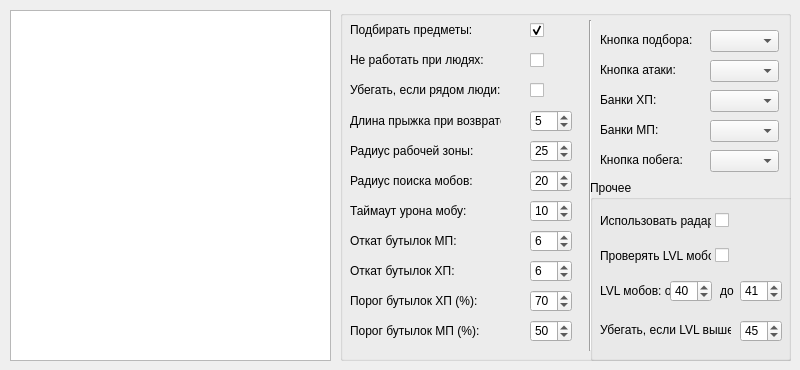
    <widget class="QWidget" name="skills">
     <attribute name="title">
      <string>Настройки</string>
     </attribute>
     <widget class="QTableWidget" name="tableWidget">
      <property name="geometry">
       <rect>
        <x>10</x>
        <y>10</y>
        <width>321</width>
        <height>351</height>
       </rect>
      </property>
     </widget>
     <widget class="QGroupBox" name="groupBox">
      <property name="geometry">
       <rect>
        <x>340</x>
        <y>10</y>
        <width>451</width>
        <height>351</height>
       </rect>
      </property>
      <property name="title">
       <string/>
      </property>
      <widget class="QSpinBox" name="HEALTH_POITION_TIMEOUT">
       <property name="geometry">
        <rect>
         <x>190</x>
         <y>250</y>
         <width>42</width>
         <height>22</height>
        </rect>
       </property>
       <property name="value">
        <number>6</number>
       </property>
      </widget>
      <widget class="QSpinBox" name="MAX_MOB_DISTANCE">
       <property name="geometry">
        <rect>
         <x>190</x>
         <y>160</y>
         <width>42</width>
         <height>22</height>
        </rect>
       </property>
       <property name="value">
        <number>20</number>
       </property>
      </widget>
      <widget class="QSpinBox" name="JUMP_OFFSET">
       <property name="geometry">
        <rect>
         <x>190</x>
         <y>100</y>
         <width>42</width>
         <height>22</height>
        </rect>
       </property>
       <property name="value">
        <number>5</number>
       </property>
      </widget>
      <widget class="QLabel" name="label_7">
       <property name="geometry">
        <rect>
         <x>10</x>
         <y>190</y>
         <width>151</width>
         <height>21</height>
        </rect>
       </property>
       <property name="text">
        <string>Таймаут урона мобу:</string>
       </property>
      </widget>
      <widget class="QLabel" name="label_9">
       <property name="geometry">
        <rect>
         <x>10</x>
         <y>250</y>
         <width>151</width>
         <height>21</height>
        </rect>
       </property>
       <property name="text">
        <string>Откат бутылок ХП:</string>
       </property>
      </widget>
      <widget class="QLabel" name="label_2">
       <property name="geometry">
        <rect>
         <x>10</x>
         <y>10</y>
         <width>151</width>
         <height>20</height>
        </rect>
       </property>
       <property name="text">
        <string>Подбирать предметы:</string>
       </property>
      </widget>
      <widget class="QCheckBox" name="NEED_LOOT">
       <property name="geometry">
        <rect>
         <x>190</x>
         <y>10</y>
         <width>16</width>
         <height>21</height>
        </rect>
       </property>
       <property name="text">
        <string/>
       </property>
       <property name="checked">
        <bool>true</bool>
       </property>
      </widget>
      <widget class="QSpinBox" name="MANA_POITION_TIMEOUT">
       <property name="geometry">
        <rect>
         <x>190</x>
         <y>220</y>
         <width>42</width>
         <height>22</height>
        </rect>
       </property>
       <property name="value">
        <number>6</number>
       </property>
      </widget>
      <widget class="QLabel" name="label_5">
       <property name="geometry">
        <rect>
         <x>10</x>
         <y>130</y>
         <width>151</width>
         <height>21</height>
        </rect>
       </property>
       <property name="text">
        <string>Радиус рабочей зоны:</string>
       </property>
      </widget>
      <widget class="QSpinBox" name="MOB_TIMEOUT">
       <property name="geometry">
        <rect>
         <x>190</x>
         <y>190</y>
         <width>42</width>
         <height>22</height>
        </rect>
       </property>
       <property name="value">
        <number>10</number>
       </property>
      </widget>
      <widget class="QLabel" name="label_6">
       <property name="geometry">
        <rect>
         <x>10</x>
         <y>160</y>
         <width>151</width>
         <height>21</height>
        </rect>
       </property>
       <property name="text">
        <string>Радиус поиска мобов:</string>
       </property>
      </widget>
      <widget class="QSpinBox" name="MAX_DISTANCE">
       <property name="geometry">
        <rect>
         <x>190</x>
         <y>130</y>
         <width>42</width>
         <height>22</height>
        </rect>
       </property>
       <property name="value">
        <number>25</number>
       </property>
      </widget>
      <widget class="QLabel" name="label_4">
       <property name="geometry">
        <rect>
         <x>10</x>
         <y>100</y>
         <width>151</width>
         <height>21</height>
        </rect>
       </property>
       <property name="text">
        <string>Длина прыжка при возврате:</string>
       </property>
      </widget>
      <widget class="QLabel" name="label_8">
       <property name="geometry">
        <rect>
         <x>10</x>
         <y>220</y>
         <width>151</width>
         <height>21</height>
        </rect>
       </property>
       <property name="text">
        <string>Откат бутылок МП:</string>
       </property>
      </widget>
      <widget class="QLabel" name="label_19">
       <property name="geometry">
        <rect>
         <x>10</x>
         <y>280</y>
         <width>151</width>
         <height>21</height>
        </rect>
       </property>
       <property name="text">
        <string>Порог бутылок ХП (%):</string>
       </property>
      </widget>
      <widget class="QSpinBox" name="HEALTH_POITION_PERCENT">
       <property name="geometry">
        <rect>
         <x>190</x>
         <y>280</y>
         <width>42</width>
         <height>22</height>
        </rect>
       </property>
       <property name="value">
        <number>70</number>
       </property>
      </widget>
      <widget class="QLabel" name="label_21">
       <property name="geometry">
        <rect>
         <x>10</x>
         <y>310</y>
         <width>151</width>
         <height>21</height>
        </rect>
       </property>
       <property name="text">
        <string>Порог бутылок МП (%):</string>
       </property>
      </widget>
      <widget class="QSpinBox" name="MANA_POITION_PERCENT">
       <property name="geometry">
        <rect>
         <x>190</x>
         <y>310</y>
         <width>42</width>
         <height>22</height>
        </rect>
       </property>
       <property name="value">
        <number>50</number>
       </property>
      </widget>
      <widget class="QLabel" name="label_25">
       <property name="geometry">
        <rect>
         <x>10</x>
         <y>40</y>
         <width>151</width>
         <height>20</height>
        </rect>
       </property>
       <property name="text">
        <string>Не работать при людях:</string>
       </property>
      </widget>
      <widget class="QCheckBox" name="NEAR_PLAYERS_WORK">
       <property name="geometry">
        <rect>
         <x>190</x>
         <y>40</y>
         <width>16</width>
         <height>21</height>
        </rect>
       </property>
       <property name="text">
        <string/>
       </property>
       <property name="checked">
        <bool>false</bool>
       </property>
      </widget>
      <widget class="Line" name="line_5">
       <property name="geometry">
        <rect>
         <x>240</x>
         <y>10</y>
         <width>21</width>
         <height>331</height>
        </rect>
       </property>
       <property name="orientation">
        <enum>Qt::Vertical</enum>
       </property>
      </widget>
      <widget class="QLabel" name="label_29">
       <property name="geometry">
        <rect>
         <x>260</x>
         <y>20</y>
         <width>101</width>
         <height>20</height>
        </rect>
       </property>
       <property name="text">
        <string>Кнопка подбора:</string>
       </property>
      </widget>
      <widget class="QLabel" name="label_30">
       <property name="geometry">
        <rect>
         <x>260</x>
         <y>50</y>
         <width>101</width>
         <height>20</height>
        </rect>
       </property>
       <property name="text">
        <string>Кнопка атаки:</string>
       </property>
      </widget>
      <widget class="QLabel" name="label_31">
       <property name="geometry">
        <rect>
         <x>260</x>
         <y>80</y>
         <width>101</width>
         <height>20</height>
        </rect>
       </property>
       <property name="text">
        <string>Банки ХП:</string>
       </property>
      </widget>
      <widget class="QLabel" name="label_32">
       <property name="geometry">
        <rect>
         <x>260</x>
         <y>110</y>
         <width>101</width>
         <height>20</height>
        </rect>
       </property>
       <property name="text">
        <string>Банки МП:</string>
       </property>
      </widget>
      <widget class="QLabel" name="label_33">
       <property name="geometry">
        <rect>
         <x>260</x>
         <y>140</y>
         <width>121</width>
         <height>20</height>
        </rect>
       </property>
       <property name="text">
        <string>Кнопка побега:</string>
       </property>
      </widget>
      <widget class="QCheckBox" name="NEAR_PLAYERS_RUN">
       <property name="geometry">
        <rect>
         <x>190</x>
         <y>70</y>
         <width>20</width>
         <height>21</height>
        </rect>
       </property>
       <property name="text">
        <string/>
       </property>
       <property name="checked">
        <bool>false</bool>
       </property>
      </widget>
      <widget class="QLabel" name="label_34">
       <property name="geometry">
        <rect>
         <x>10</x>
         <y>70</y>
         <width>151</width>
         <height>20</height>
        </rect>
       </property>
       <property name="text">
        <string>Убегать, если рядом люди:</string>
       </property>
      </widget>
      <widget class="QComboBox" name="LOOT_KEY">
       <property name="geometry">
        <rect>
         <x>370</x>
         <y>20</y>
         <width>69</width>
         <height>22</height>
        </rect>
       </property>
      </widget>
      <widget class="QComboBox" name="ATTACK_KEY">
       <property name="geometry">
        <rect>
         <x>370</x>
         <y>50</y>
         <width>69</width>
         <height>22</height>
        </rect>
       </property>
      </widget>
      <widget class="QComboBox" name="HP_KEY">
       <property name="geometry">
        <rect>
         <x>370</x>
         <y>80</y>
         <width>69</width>
         <height>22</height>
        </rect>
       </property>
      </widget>
      <widget class="QComboBox" name="MP_KEY">
       <property name="geometry">
        <rect>
         <x>370</x>
         <y>110</y>
         <width>69</width>
         <height>22</height>
        </rect>
       </property>
      </widget>
      <widget class="QComboBox" name="RUN_KEY">
       <property name="geometry">
        <rect>
         <x>370</x>
         <y>140</y>
         <width>69</width>
         <height>22</height>
        </rect>
       </property>
      </widget>
      <widget class="QGroupBox" name="groupBox_5">
       <property name="geometry">
        <rect>
         <x>250</x>
         <y>170</y>
         <width>231</width>
         <height>181</height>
        </rect>
       </property>
       <property name="title">
        <string>Прочее</string>
       </property>
       <widget class="QLabel" name="label_36">
        <property name="geometry">
         <rect>
          <x>10</x>
          <y>140</y>
          <width>131</width>
          <height>20</height>
         </rect>
        </property>
        <property name="text">
         <string>Убегать, если LVL выше:</string>
        </property>
       </widget>
       <widget class="QLabel" name="label_35">
        <property name="geometry">
         <rect>
          <x>10</x>
          <y>100</y>
          <width>71</width>
          <height>21</height>
         </rect>
        </property>
        <property name="text">
         <string>LVL мобов: от</string>
        </property>
       </widget>
       <widget class="QSpinBox" name="MOB_START_LVL">
        <property name="geometry">
         <rect>
          <x>80</x>
          <y>100</y>
          <width>42</width>
          <height>22</height>
         </rect>
        </property>
        <property name="maximum">
         <number>200</number>
        </property>
        <property name="value">
         <number>40</number>
        </property>
       </widget>
       <widget class="QLabel" name="label_37">
        <property name="geometry">
         <rect>
          <x>130</x>
          <y>100</y>
          <width>16</width>
          <height>21</height>
         </rect>
        </property>
        <property name="text">
         <string>до</string>
        </property>
       </widget>
       <widget class="QSpinBox" name="MOB_END_LVL">
        <property name="geometry">
         <rect>
          <x>150</x>
          <y>100</y>
          <width>42</width>
          <height>22</height>
         </rect>
        </property>
        <property name="maximum">
         <number>200</number>
        </property>
        <property name="value">
         <number>41</number>
        </property>
       </widget>
       <widget class="QSpinBox" name="MOB_CRITICAL_LVL">
        <property name="geometry">
         <rect>
          <x>150</x>
          <y>140</y>
          <width>42</width>
          <height>22</height>
         </rect>
        </property>
        <property name="maximum">
         <number>200</number>
        </property>
        <property name="value">
         <number>45</number>
        </property>
       </widget>
       <widget class="QLabel" name="label_75">
        <property name="geometry">
         <rect>
          <x>10</x>
          <y>65</y>
          <width>111</width>
          <height>21</height>
         </rect>
        </property>
        <property name="text">
         <string>Проверять LVL мобов:</string>
        </property>
       </widget>
       <widget class="QCheckBox" name="OTHER_ACTIVATE">
        <property name="geometry">
         <rect>
          <x>125</x>
          <y>65</y>
          <width>16</width>
          <height>21</height>
         </rect>
        </property>
        <property name="text">
         <string/>
        </property>
        <property name="checked">
         <bool>false</bool>
        </property>
       </widget>
       <widget class="QCheckBox" name="USE_RADAR">
        <property name="geometry">
         <rect>
          <x>125</x>
          <y>30</y>
          <width>16</width>
          <height>21</height>
         </rect>
        </property>
        <property name="text">
         <string/>
        </property>
        <property name="checked">
         <bool>false</bool>
        </property>
       </widget>
       <widget class="QLabel" name="label_76">
        <property name="geometry">
         <rect>
          <x>10</x>
          <y>30</y>
          <width>111</width>
          <height>21</height>
         </rect>
        </property>
        <property name="text">
         <string>Использовать радар:</string>
        </property>
       </widget>
      </widget>
     </widget>
    </widget>
